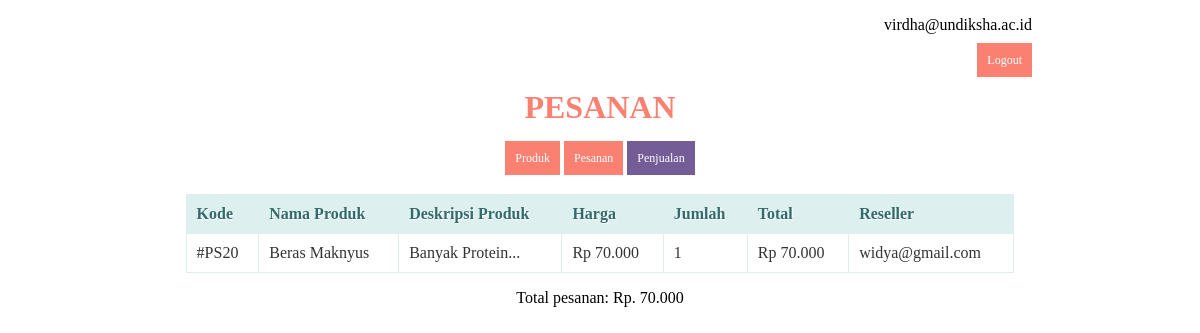
Screenshot of /halaman/admin/penjualan.php (signed in) with the database file from the repository.
### tables this page shows
CREATE TABLE IF NOT EXISTS `pesanan` (
`id` int(11) NOT NULL,
  `produk` int(11) NOT NULL,
  `resseler` int(11) NOT NULL,
  `jumlah` int(11) NOT NULL,
  `dikonfirmasi` int(11) NOT NULL
);

CREATE TABLE IF NOT EXISTS `produk` (
`id` int(11) NOT NULL,
  `nama_produk` varchar(255) DEFAULT NULL,
  `deskripsi` text,
  `harga_beli` int(11) DEFAULT NULL,
  `harga_jual` int(11) DEFAULT NULL,
  `stok` int(11) NOT NULL,
  `gambar_produk` varchar(255) DEFAULT NULL
);

CREATE TABLE IF NOT EXISTS `reseller` (
`id` int(11) NOT NULL,
  `username` char(50) NOT NULL,
  `password` char(50) NOT NULL
);

### halaman/admin/penjualan.php (the view, shortened to what this page needs)
<?php
  include('../koneksi.php');
  $query = "SELECT *  FROM admin WHERE ID_admin  = ".$_SESSION["admin"].";";
  $res = mysqli_query($koneksi, $query);
  $res = mysqli_fetch_assoc($res);
?>
<!DOCTYPE html>
<html>
  <head>
  </head>
  <body>
  <div style="width= 80vw; text-align: right; margin-right: 10rem;">
        <p><?php echo $res["useradmin"]?></p>
        <a input type="button" style="text-decoration:none;" id="simpan" href="/Latihan6/logout.php" onclick="alert('Anda Berhasil LOGOUT dan akan kembali ke jendela LOGIN, Trimakasih');">Logout</a>
    </div>
    <center><h1>Pesanan</h1><center>
    <center>
    <a href="index.php">Produk</a>
    <a href="pesanan.php">Pesanan</a>
    <a href="penjualan.php" style="background-color: #745c97;">Penjualan</a>
   <center>
    <br/>
    <table>
      <thead>
        <tr>
          <th>Kode</th>
          <th>Nama Produk</th>
          <th>Deskripsi Produk</th>
          <th>Harga</th>
          <th>Jumlah</th>
          <th>Total</th>
          <th>Reseller</th>
        </tr>
    </thead>
    <tbody>
      <?php
      $query = "SELECT produk.nama_produk as nama_produk,
                    produk.deskripsi as deskripsi,
                    produk.harga_jual as harga_jual,
                    produk.gambar_produk as gambar_produk,
                    pesanan.jumlah as jumlah,
                    produk.id as id,
                    pesanan.id as kode,
                    reseller.username as username
                FROM pesanan
                INNER JOIN produk
                ON pesanan.produk = produk.id
                INNER JOIN reseller
                ON pesanan.resseler = reseller.id
                WHERE pesanan.dikonfirmasi = '1';";
      $result = mysqli_query($koneksi, $query);
      while($row = mysqli_fetch_assoc($result))
      {
      ?>
       <tr>
          <td>#PS<?php echo $row['kode']; ?></td>
          <td><?php echo $row['nama_produk']; ?></td>
          <td><?php echo substr($row['deskripsi'], 0, 20); ?>...</td>
          <td>Rp <?php echo number_format($row['harga_jual'],0,',','.'); ?></td>
          <td><?php echo $row['jumlah']; ?></td>
          <td>Rp <?php echo number_format(($row['harga_jual'] * $row['jumlah']),0,',','.'); ?></td>
          <td><?php echo $row['username']; ?></td>
      </tr>
      <?php
      }
      ?>
    </tbody>
    </table>
    <?php
      $query = "SELECT SUM(jumlah * produk.harga_jual) as sum
                FROM pesanan
                INNER JOIN produk
                ON pesanan.produk = produk.id
                WHERE pesanan.dikonfirmasi = '1';";
      $sum = mysqli_query($koneksi, $query);
      $sum = mysqli_fetch_assoc($sum);
    ?>
    <p >Total pesanan: Rp. <?php echo number_format($sum['sum'],0,',','.');?></p>
  </body>
</html>

### halaman/admin/penjualan.php (style rules this page uses)
* { font-family: "Trebuchet MS"; }
h1 { text-transform: uppercase; color: salmon; }
table { border: solid 1px #DDEEEE; border-collapse: collapse; border-spacing: 0; width: 70%; margin: 10px auto 10px auto; }
table thead th { background-color: #DDEFEF; border: solid 1px #DDEEEE; color: #336B6B; padding: 10px; text-align: left; text-shadow: 1px 1px 1px #fff; text-decoration: none; }
table tbody td { border: solid 1px #DDEEEE; color: #333; padding: 10px; text-shadow: 1px 1px 1px #fff; }
a { background-color: salmon; color: #fff; padding: 10px; text-decoration: none; font-size: 12px; }

### rows the page displays
pesanan: id "20", produk.nama_produk "Beras Maknyus", produk.deskripsi "Banyak Protein", produk.harga_jual "70.000", jumlah "1", $row['harga_jual'] * $row['jumlah'] "70.000", resseler.username "widya@gmail.com"

### other values shown
$res["useradmin"] "virdha@undiksha.ac.id"
$sum['sum'] "70.000"
